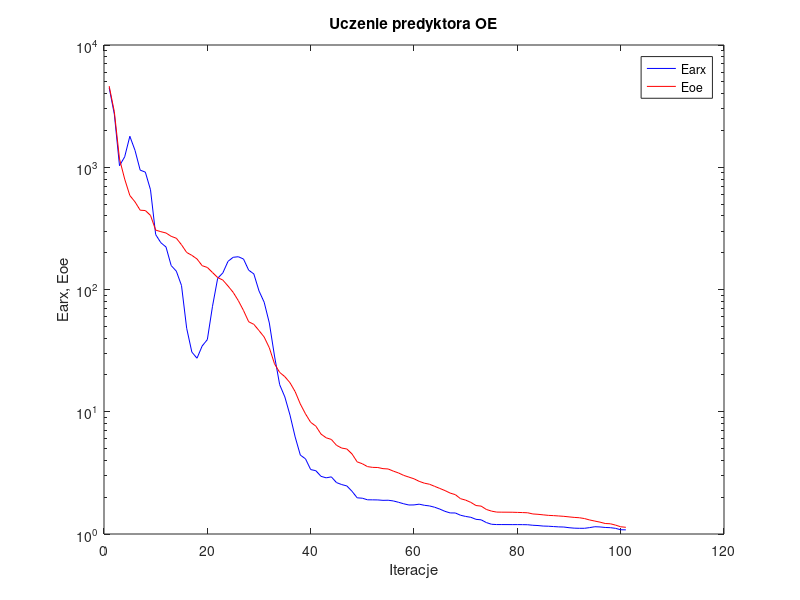
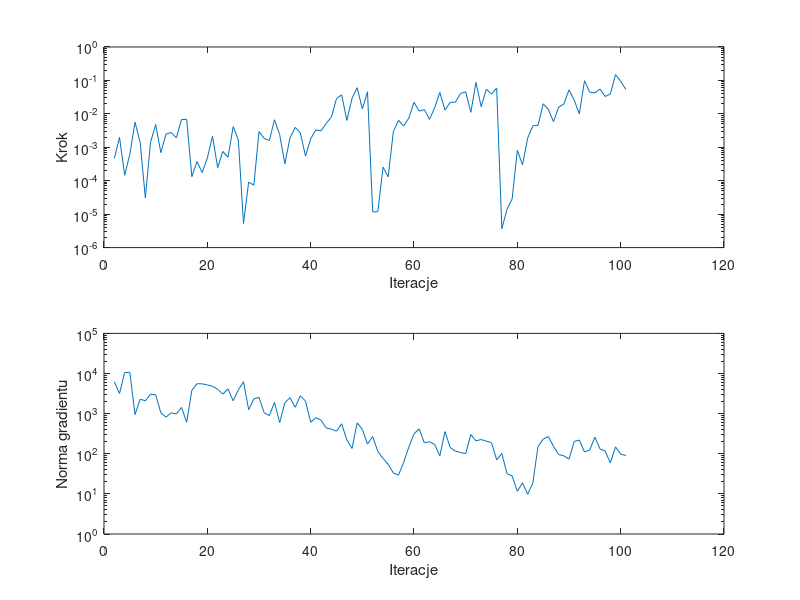

These figures' MATLAB source, in order:
%uczenie predyktora oe
clear all;
n=0; farx(n+1)=4.473983e+003; foe(n+1)=4.612349e+003; wspucz(n+1)=0.000000e+000; ng(n+1)=0.000000e+000;
%odnowa zmiennej metryki
n=1; farx(n+1)=2.713994e+003; foe(n+1)=2.847174e+003; krok(n+1)=4.636412e-004; ng(n+1)=6.217503e+003;
n=2; farx(n+1)=1.029389e+003; foe(n+1)=1.169433e+003; krok(n+1)=1.983052e-003; ng(n+1)=3.168490e+003;
n=3; farx(n+1)=1.216334e+003; foe(n+1)=8.009839e+002; krok(n+1)=1.455799e-004; ng(n+1)=1.057947e+004;
n=4; farx(n+1)=1.792565e+003; foe(n+1)=5.873473e+002; krok(n+1)=6.184156e-004; ng(n+1)=1.070044e+004;
n=5; farx(n+1)=1.375557e+003; foe(n+1)=5.209774e+002; krok(n+1)=5.637357e-003; ng(n+1)=9.484998e+002;
n=6; farx(n+1)=9.474642e+002; foe(n+1)=4.453894e+002; krok(n+1)=1.389400e-003; ng(n+1)=2.288723e+003;
n=7; farx(n+1)=9.124365e+002; foe(n+1)=4.424747e+002; krok(n+1)=3.079431e-005; ng(n+1)=2.091269e+003;
n=8; farx(n+1)=6.541773e+002; foe(n+1)=4.038752e+002; krok(n+1)=1.389400e-003; ng(n+1)=3.047998e+003;
n=9; farx(n+1)=2.815533e+002; foe(n+1)=3.061700e+002; krok(n+1)=4.812762e-003; ng(n+1)=2.954365e+003;
n=10; farx(n+1)=2.414482e+002; foe(n+1)=2.971911e+002; krok(n+1)=6.935224e-004; ng(n+1)=1.048764e+003;
n=11; farx(n+1)=2.227028e+002; foe(n+1)=2.898941e+002; krok(n+1)=2.487486e-003; ng(n+1)=8.197692e+002;
n=12; farx(n+1)=1.570326e+002; foe(n+1)=2.722982e+002; krok(n+1)=2.774090e-003; ng(n+1)=1.045803e+003;
n=13; farx(n+1)=1.412371e+002; foe(n+1)=2.626304e+002; krok(n+1)=1.926084e-003; ng(n+1)=9.842597e+002;
n=14; farx(n+1)=1.077531e+002; foe(n+1)=2.322699e+002; krok(n+1)=6.764823e-003; ng(n+1)=1.430060e+003;
n=15; farx(n+1)=4.818226e+001; foe(n+1)=2.009061e+002; krok(n+1)=6.832794e-003; ng(n+1)=6.078784e+002;
n=16; farx(n+1)=3.078613e+001; foe(n+1)=1.903277e+002; krok(n+1)=1.323622e-004; ng(n+1)=3.818221e+003;
n=17; farx(n+1)=2.740500e+001; foe(n+1)=1.777251e+002; krok(n+1)=3.766475e-004; ng(n+1)=5.568272e+003;
n=18; farx(n+1)=3.450456e+001; foe(n+1)=1.566195e+002; krok(n+1)=1.752601e-004; ng(n+1)=5.533690e+003;
n=19; farx(n+1)=3.891107e+001; foe(n+1)=1.514934e+002; krok(n+1)=4.820465e-004; ng(n+1)=5.198087e+003;
n=20; farx(n+1)=7.289749e+001; foe(n+1)=1.376826e+002; krok(n+1)=2.133311e-003; ng(n+1)=4.809827e+003;
n=21; farx(n+1)=1.234901e+002; foe(n+1)=1.253145e+002; krok(n+1)=2.469709e-004; ng(n+1)=4.046367e+003;
n=22; farx(n+1)=1.367296e+002; foe(n+1)=1.194101e+002; krok(n+1)=7.499704e-004; ng(n+1)=3.062416e+003;
n=23; farx(n+1)=1.699303e+002; foe(n+1)=1.068394e+002; krok(n+1)=5.055634e-004; ng(n+1)=4.143304e+003;
n=24; farx(n+1)=1.834457e+002; foe(n+1)=9.480789e+001; krok(n+1)=4.138691e-003; ng(n+1)=2.091766e+003;
n=25; farx(n+1)=1.853941e+002; foe(n+1)=8.105117e+001; krok(n+1)=1.667309e-003; ng(n+1)=3.902543e+003;
%odnowa zmiennej metryki
n=26; farx(n+1)=1.775602e+002; foe(n+1)=6.734866e+001; krok(n+1)=5.287230e-006; ng(n+1)=6.265080e+003;
n=27; farx(n+1)=1.439570e+002; foe(n+1)=5.447967e+001; krok(n+1)=9.108681e-005; ng(n+1)=1.251107e+003;
n=28; farx(n+1)=1.341168e+002; foe(n+1)=5.188521e+001; krok(n+1)=7.363092e-005; ng(n+1)=2.328324e+003;
n=29; farx(n+1)=9.737024e+001; foe(n+1)=4.615470e+001; krok(n+1)=2.939560e-003; ng(n+1)=2.542502e+003;
n=30; farx(n+1)=7.870282e+001; foe(n+1)=4.085487e+001; krok(n+1)=1.841613e-003; ng(n+1)=1.052434e+003;
n=31; farx(n+1)=5.319336e+001; foe(n+1)=3.334310e+001; krok(n+1)=1.601212e-003; ng(n+1)=8.926234e+002;
n=32; farx(n+1)=2.857154e+001; foe(n+1)=2.468392e+001; krok(n+1)=6.668735e-003; ng(n+1)=1.910701e+003;
n=33; farx(n+1)=1.665296e+001; foe(n+1)=2.099243e+001; krok(n+1)=2.391558e-003; ng(n+1)=5.985603e+002;
n=34; farx(n+1)=1.322909e+001; foe(n+1)=1.936934e+001; krok(n+1)=3.199854e-004; ng(n+1)=1.863126e+003;
n=35; farx(n+1)=9.384771e+000; foe(n+1)=1.726678e+001; krok(n+1)=1.908037e-003; ng(n+1)=2.502687e+003;
n=36; farx(n+1)=6.216267e+000; foe(n+1)=1.459652e+001; krok(n+1)=3.941790e-003; ng(n+1)=1.439349e+003;
n=37; farx(n+1)=4.420571e+000; foe(n+1)=1.156628e+001; krok(n+1)=2.728971e-003; ng(n+1)=2.793156e+003;
n=38; farx(n+1)=4.119865e+000; foe(n+1)=9.605139e+000; krok(n+1)=5.440190e-004; ng(n+1)=2.050595e+003;
n=39; farx(n+1)=3.365991e+000; foe(n+1)=8.196039e+000; krok(n+1)=1.793067e-003; ng(n+1)=6.112313e+002;
n=40; farx(n+1)=3.294881e+000; foe(n+1)=7.625281e+000; krok(n+1)=3.303815e-003; ng(n+1)=7.919371e+002;
n=41; farx(n+1)=2.963131e+000; foe(n+1)=6.568548e+000; krok(n+1)=3.096185e-003; ng(n+1)=6.919245e+002;
n=42; farx(n+1)=2.880496e+000; foe(n+1)=6.123832e+000; krok(n+1)=5.173682e-003; ng(n+1)=4.393242e+002;
n=43; farx(n+1)=2.933608e+000; foe(n+1)=5.936489e+000; krok(n+1)=7.931784e-003; ng(n+1)=4.104413e+002;
n=44; farx(n+1)=2.633741e+000; foe(n+1)=5.315811e+000; krok(n+1)=2.854877e-002; ng(n+1)=3.658003e+002;
n=45; farx(n+1)=2.537840e+000; foe(n+1)=5.046843e+000; krok(n+1)=3.703353e-002; ng(n+1)=5.584426e+002;
n=46; farx(n+1)=2.472870e+000; foe(n+1)=4.959627e+000; krok(n+1)=6.374691e-003; ng(n+1)=2.210512e+002;
n=47; farx(n+1)=2.235879e+000; foe(n+1)=4.517485e+000; krok(n+1)=2.900728e-002; ng(n+1)=1.355600e+002;
n=48; farx(n+1)=1.977355e+000; foe(n+1)=3.891964e+000; krok(n+1)=6.046686e-002; ng(n+1)=5.896990e+002;
n=49; farx(n+1)=1.962252e+000; foe(n+1)=3.755426e+000; krok(n+1)=1.406421e-002; ng(n+1)=4.052060e+002;
n=50; farx(n+1)=1.904551e+000; foe(n+1)=3.557866e+000; krok(n+1)=4.568872e-002; ng(n+1)=1.738261e+002;
%odnowa zmiennej metryki
n=51; farx(n+1)=1.902809e+000; foe(n+1)=3.507350e+000; krok(n+1)=1.168301e-005; ng(n+1)=2.682949e+002;
n=52; farx(n+1)=1.899648e+000; foe(n+1)=3.497998e+000; krok(n+1)=1.185899e-005; ng(n+1)=1.141282e+002;
n=53; farx(n+1)=1.885081e+000; foe(n+1)=3.425237e+000; krok(n+1)=2.552019e-004; ng(n+1)=7.658043e+001;
n=54; farx(n+1)=1.888897e+000; foe(n+1)=3.403574e+000; krok(n+1)=1.307047e-004; ng(n+1)=5.469561e+001;
n=55; farx(n+1)=1.863982e+000; foe(n+1)=3.268881e+000; krok(n+1)=2.914778e-003; ng(n+1)=3.318084e+001;
n=56; farx(n+1)=1.817524e+000; foe(n+1)=3.157595e+000; krok(n+1)=6.380132e-003; ng(n+1)=2.933551e+001;
n=57; farx(n+1)=1.767323e+000; foe(n+1)=3.017356e+000; krok(n+1)=4.337081e-003; ng(n+1)=6.125499e+001;
n=58; farx(n+1)=1.727067e+000; foe(n+1)=2.921133e+000; krok(n+1)=7.517005e-003; ng(n+1)=1.465462e+002;
n=59; farx(n+1)=1.729463e+000; foe(n+1)=2.828800e+000; krok(n+1)=2.219272e-002; ng(n+1)=3.139093e+002;
n=60; farx(n+1)=1.753924e+000; foe(n+1)=2.696102e+000; krok(n+1)=1.204622e-002; ng(n+1)=4.154925e+002;
n=61; farx(n+1)=1.717544e+000; foe(n+1)=2.605364e+000; krok(n+1)=1.333747e-002; ng(n+1)=1.878450e+002;
n=62; farx(n+1)=1.696952e+000; foe(n+1)=2.553330e+000; krok(n+1)=6.854056e-003; ng(n+1)=1.995170e+002;
n=63; farx(n+1)=1.655303e+000; foe(n+1)=2.453513e+000; krok(n+1)=1.513348e-002; ng(n+1)=1.701195e+002;
n=64; farx(n+1)=1.598094e+000; foe(n+1)=2.358583e+000; krok(n+1)=4.382471e-002; ng(n+1)=8.885804e+001;
n=65; farx(n+1)=1.532256e+000; foe(n+1)=2.265390e+000; krok(n+1)=1.299379e-002; ng(n+1)=3.562559e+002;
n=66; farx(n+1)=1.487001e+000; foe(n+1)=2.161472e+000; krok(n+1)=2.219272e-002; ng(n+1)=1.431578e+002;
n=67; farx(n+1)=1.486220e+000; foe(n+1)=2.098192e+000; krok(n+1)=2.219272e-002; ng(n+1)=1.164778e+002;
n=68; farx(n+1)=1.423818e+000; foe(n+1)=1.945162e+000; krok(n+1)=4.076532e-002; ng(n+1)=1.074648e+002;
n=69; farx(n+1)=1.392043e+000; foe(n+1)=1.892712e+000; krok(n+1)=4.568872e-002; ng(n+1)=1.005050e+002;
n=70; farx(n+1)=1.369707e+000; foe(n+1)=1.813977e+000; krok(n+1)=1.111520e-002; ng(n+1)=3.003728e+002;
n=71; farx(n+1)=1.318288e+000; foe(n+1)=1.709750e+000; krok(n+1)=8.693674e-002; ng(n+1)=2.105216e+002;
n=72; farx(n+1)=1.305894e+000; foe(n+1)=1.690549e+000; krok(n+1)=1.634950e-002; ng(n+1)=2.264727e+002;
n=73; farx(n+1)=1.240593e+000; foe(n+1)=1.587926e+000; krok(n+1)=5.466235e-002; ng(n+1)=2.063418e+002;
n=74; farx(n+1)=1.201417e+000; foe(n+1)=1.538897e+000; krok(n+1)=3.904156e-002; ng(n+1)=1.882798e+002;
n=75; farx(n+1)=1.194575e+000; foe(n+1)=1.511038e+000; krok(n+1)=5.919426e-002; ng(n+1)=7.028741e+001;
%odnowa zmiennej metryki
n=76; farx(n+1)=1.194421e+000; foe(n+1)=1.508752e+000; krok(n+1)=3.661683e-006; ng(n+1)=1.015284e+002;
n=77; farx(n+1)=1.194082e+000; foe(n+1)=1.507987e+000; krok(n+1)=1.395478e-005; ng(n+1)=3.167913e+001;
n=78; farx(n+1)=1.193296e+000; foe(n+1)=1.506782e+000; krok(n+1)=2.860122e-005; ng(n+1)=2.800414e+001;
n=79; farx(n+1)=1.193679e+000; foe(n+1)=1.502116e+000; krok(n+1)=8.160960e-004; ng(n+1)=1.154477e+001;
n=80; farx(n+1)=1.192638e+000; foe(n+1)=1.497470e+000; krok(n+1)=2.985020e-004; ng(n+1)=1.895718e+001;
n=81; farx(n+1)=1.190664e+000; foe(n+1)=1.491518e+000; krok(n+1)=1.882699e-003; ng(n+1)=9.789063e+000;
n=82; farx(n+1)=1.178943e+000; foe(n+1)=1.458879e+000; krok(n+1)=4.403244e-003; ng(n+1)=1.878782e+001;
n=83; farx(n+1)=1.172780e+000; foe(n+1)=1.449282e+000; krok(n+1)=4.494346e-003; ng(n+1)=1.519109e+002;
n=84; farx(n+1)=1.161491e+000; foe(n+1)=1.434545e+000; krok(n+1)=2.000182e-002; ng(n+1)=2.317470e+002;
n=85; farx(n+1)=1.157984e+000; foe(n+1)=1.420690e+000; krok(n+1)=1.363820e-002; ng(n+1)=2.691258e+002;
n=86; farx(n+1)=1.150695e+000; foe(n+1)=1.413834e+000; krok(n+1)=5.848770e-003; ng(n+1)=1.526852e+002;
n=87; farx(n+1)=1.143558e+000; foe(n+1)=1.404484e+000; krok(n+1)=1.598198e-002; ng(n+1)=9.554138e+001;
n=88; farx(n+1)=1.140304e+000; foe(n+1)=1.394967e+000; krok(n+1)=1.955649e-002; ng(n+1)=8.872868e+001;
n=89; farx(n+1)=1.126074e+000; foe(n+1)=1.380607e+000; krok(n+1)=5.234463e-002; ng(n+1)=7.305751e+001;
n=90; farx(n+1)=1.116569e+000; foe(n+1)=1.367287e+000; krok(n+1)=2.580064e-002; ng(n+1)=2.024632e+002;
n=91; farx(n+1)=1.113473e+000; foe(n+1)=1.358578e+000; krok(n+1)=1.000091e-002; ng(n+1)=2.198981e+002;
n=92; farx(n+1)=1.113526e+000; foe(n+1)=1.337405e+000; krok(n+1)=9.790194e-002; ng(n+1)=1.109847e+002;
n=93; farx(n+1)=1.128094e+000; foe(n+1)=1.302481e+000; krok(n+1)=4.438543e-002; ng(n+1)=1.234294e+002;
n=94; farx(n+1)=1.146931e+000; foe(n+1)=1.275724e+000; krok(n+1)=4.256083e-002; ng(n+1)=2.587786e+002;
n=95; farx(n+1)=1.142210e+000; foe(n+1)=1.250293e+000; krok(n+1)=5.483245e-002; ng(n+1)=1.323253e+002;
n=96; farx(n+1)=1.131116e+000; foe(n+1)=1.218877e+000; krok(n+1)=3.300845e-002; ng(n+1)=1.164720e+002;
n=97; farx(n+1)=1.126703e+000; foe(n+1)=1.212588e+000; krok(n+1)=3.917546e-002; ng(n+1)=5.904816e+001;
n=98; farx(n+1)=1.112689e+000; foe(n+1)=1.182572e+000; krok(n+1)=1.490738e-001; ng(n+1)=1.484649e+002;
n=99; farx(n+1)=1.083644e+000; foe(n+1)=1.146196e+000; krok(n+1)=9.464413e-002; ng(n+1)=9.791593e+001;
n=100; farx(n+1)=1.081365e+000; foe(n+1)=1.134369e+000; krok(n+1)=5.382558e-002; ng(n+1)=9.070340e+001;

figure; semilogy(farx,'b'); hold on; semilogy(foe,'r'); xlabel('Iteracje'); ylabel('Earx, Eoe'); legend('Earx','Eoe'); title('Uczenie predyktora OE');
figure; subplot(2,1,1); semilogy(krok); xlabel('Iteracje'); ylabel('Krok');
subplot(2,1,2); semilogy(ng); xlabel('Iteracje'); ylabel('Norma gradientu');
Earx=farx(n+1)
Eoe=foe(n+1)
